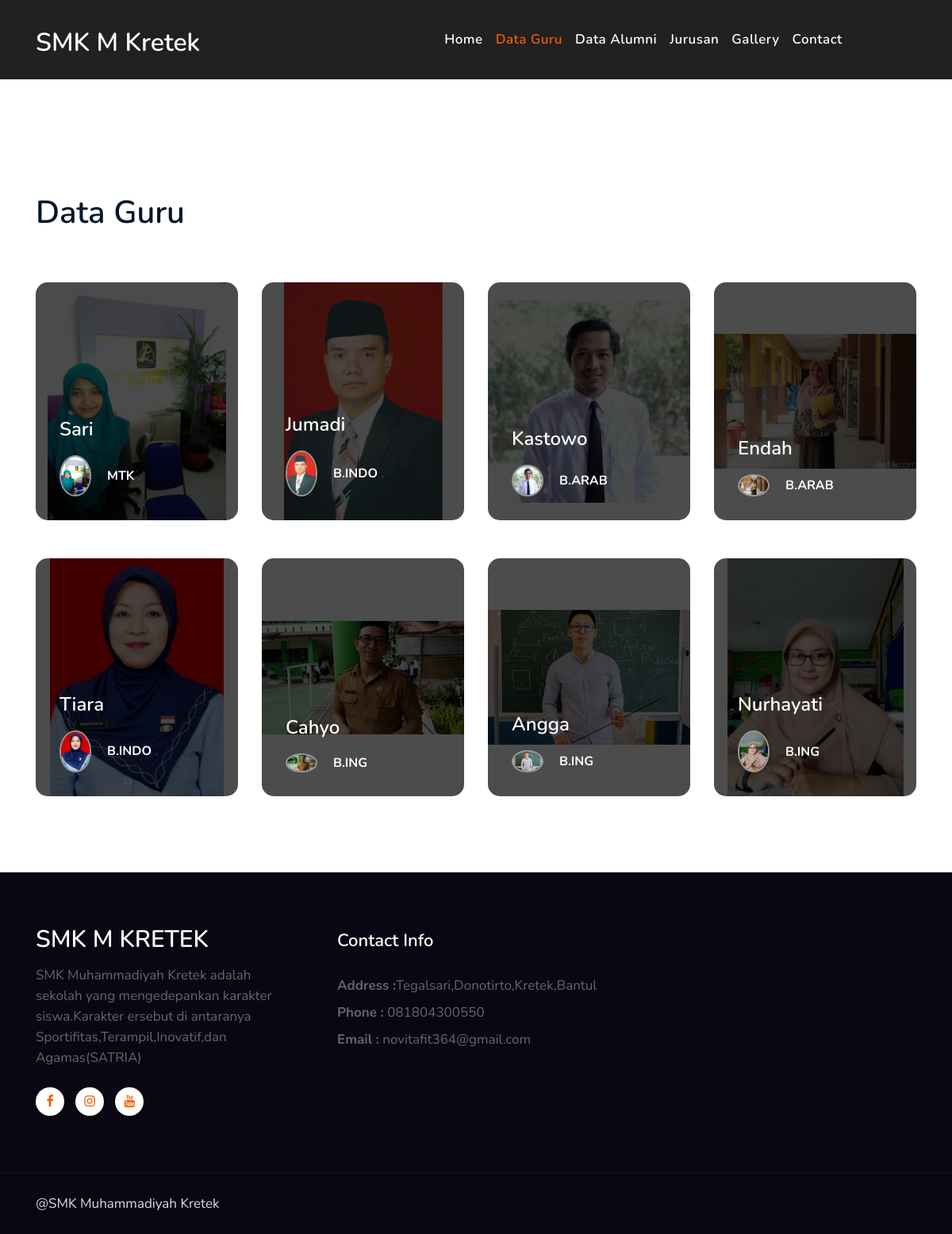
Before: /index.php/front/dataguru with the older database file.
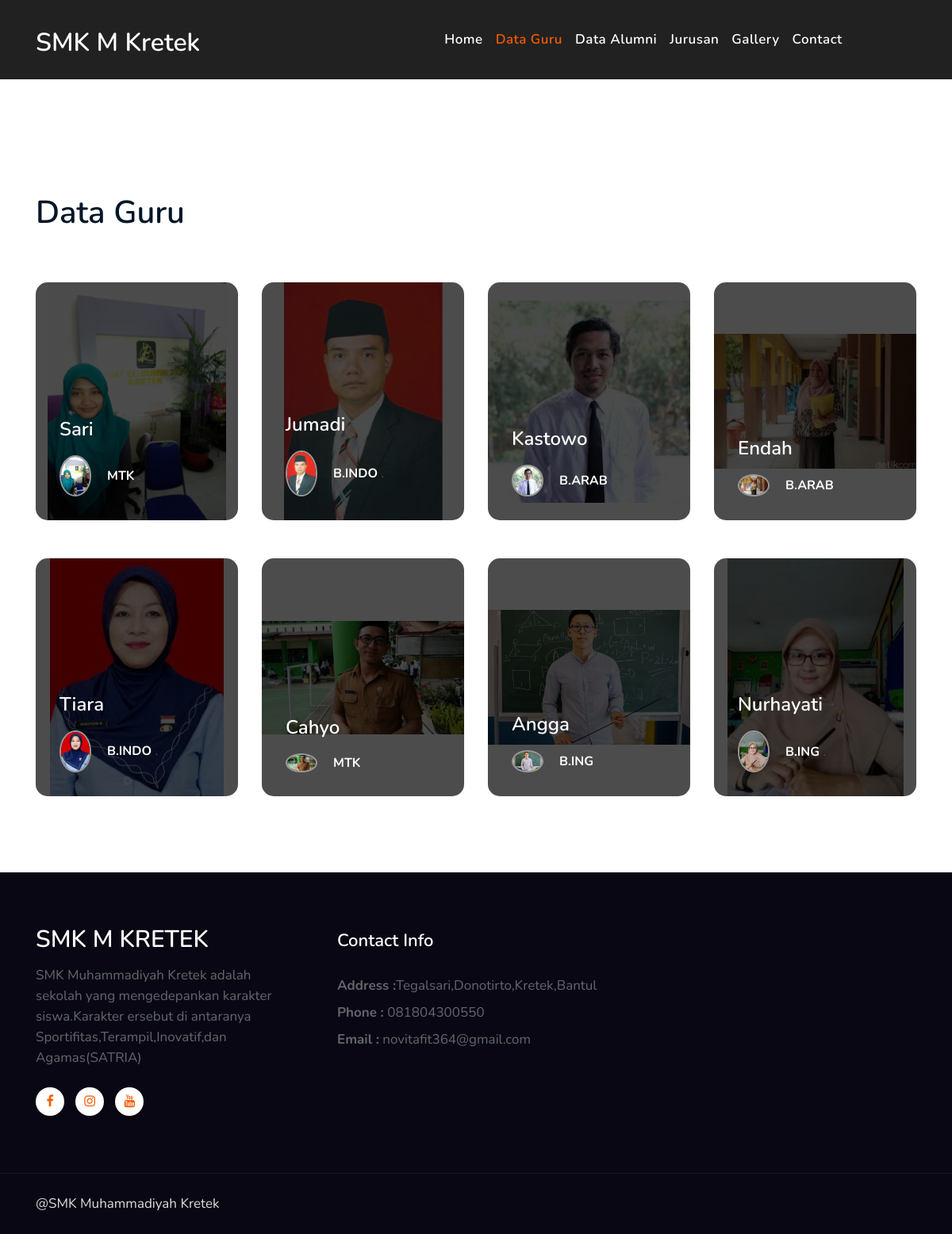
After: the same page with the newer database file.
### tables this page shows
CREATE TABLE `guru` (
  `nip` varchar(50) NOT NULL,
  `nama` varchar(50) NOT NULL,
  `tempat` text NOT NULL,
  `tanggal_lahir` date NOT NULL,
  `mapel` varchar(50) NOT NULL,
  `alamat` text NOT NULL,
  `jk` enum('L','P') NOT NULL,
  `status_kepegawaian` text NOT NULL,
  `passfoto` varchar(50) NOT NULL
);

CREATE TABLE `contact` (
  `id_contact` int(11) NOT NULL,
  `alamat` text NOT NULL,
  `telepon` varchar(13) NOT NULL,
  `email` text NOT NULL
);

### application/controllers/front/DataGuru.php (called while the page is built)
<?php
class DataGuru extends CI_Controller
{
    public function index()
    {
        $dataGuru['data_guru'] = $this->GuruModel->select_all_guru();
        $dataGuru['active'] = "guru";
        $data['header'] = $this->load->view('front/partial/header',$dataGuru,true);
        $data['page'] = $this->load->view('front/pages/data_guru',$dataGuru,true);
        $data['title'] = "Data Guru";
        $data['contact'] =$this->ContactModel->select_row_contact();
        $this->load->view('front/partial/template',$data);
    }
}
?>

### index.php (called while the page is built, shortened)
<?php
require_once BASEPATH.'core/CodeIgniter.php';

### application/models/GuruModel.php (called while the page is built, shortened)
<?php
class GuruModel extends CI_Model
{
    public function select_all_guru()
    {
        $this->db->select('*');
        $this->db->from('guru');
        $query = $this->db->get();
        return $query->result();
    }
}
?>

### application/models/ContactModel.php (called while the page is built, shortened)
<?php
class ContactModel extends CI_Model
{
    public function select_row_contact()
    {
        $this->db->select('*');
        $this->db->from('contact');
        $query = $this->db->get();
        return $query->row();
    }
}
?>

### application/views/front/pages/data_guru.php (the view)
<div style="background:#212121;width:100%;height: 100px;"></div>
<div class="w3l-homeblog py-5" id="homeblog">
    <div class="container py-lg-5 py-md-4">
        <div class="header-title mb-3 mt-5">
            <h3 class="hny-title text-left">Data Guru</h3>
        </div>
        <div class="row top-pics ">
            <?php
                foreach($data_guru as $value):
            ?>
            <div class="col-lg-3 col-md-6 mt-5">
                <div style=" background: url(<?=base_url('foto/guru/') . $value->passfoto?>) no-repeat center;background-size: contain;" class="top-pic1">
                    <div class="card-body blog-details">
                        <a href="services.html" class="blog-desc"><?=$value->nama?>
                        </a>
                        <div class="author align-items-center">
                            <img src="<?=base_url('foto/guru/') . $value->passfoto?>" alt="" class="img-fluid rounded-circle">
                            <ul class="blog-meta">
                                <ul class="blog-meta">
                                    <li class="meta-item blog-lesson">
                                        <span class="meta-value"> <?=$value->mapel?> </span>.
                                    </li>
                                </ul>
                            </ul>
                        </div>
                    </div>
                </div>
            </div>
            <?php
                endforeach;
            ?>
        </div>
    </div>
</div>

### application/views/front/partial/template.php (shortened to what this page needs)
<!doctype html>
<html lang="en">
<head>
    <link rel="stylesheet" href="<?= base_url('assets/front_assets/') ?>css/style-starter.css">
    <link rel="stylesheet" href="<?=base_url('assets/front_assets/css/gallery.css')?>"/>
</head>
<body>
    <?= $this->load->view('front/partial/header', null, true); ?>
    <?= $page ?>
    <section class="w3l-footer-29-main">
        <div class="footer-29 py-5">
            <div class="container py-lg-4">
                <div class="row footer-top-29">
                    <div class="col-lg-4 col-md-6 col-sm-7 footer-list-29 footer-1 pr-lg-5">
                        <div class="footer-logo mb-3">
                            <a class="navbar-brand" href="index.html">SMK M KRETEK</a>
                        </div>
                        <p>SMK Muhammadiyah Kretek adalah sekolah yang mengedepankan karakter siswa.Karakter ersebut di antaranya Sportifitas,Terampil,Inovatif,dan Agamas(SATRIA)</p>
                        <div class="main-social-footer-29 mt-4">
                            <a href="https://www.facebook.com/smkmkretek" class="facebook"><span class="fa fa-facebook"></span></a>
                            <a href="//www.instagram.com/smkmkretek/ " class="instagram"><span class="fa fa-instagram"></span></a>
                            <a href="https://www.youtube.com/channel/UCI83h6I5aTWRWM1DRU9eHPA" class="youtube"><span class="fa fa-youtube"></span></a>
                        </div>
                    </div>
                    <div class="col-lg-4 col-md-6 col-sm-7 footer-list-29 footer-4 mt-lg-0 mt-5">
                        <h6 class="footer-title-29">Contact Info </h6>
                        <p><strong>Address :</strong><?= $contact->alamat ?></p>
                        <p class="my-2"><strong>Phone :</strong> <a href="tel:<?= $contact->telepon ?>"><?= $contact->telepon ?></a></p>
                        <p><strong>Email :</strong> <a href="<?= $contact->email ?>"><?= $contact->email ?></a></p>
                    </div>
                </div>
            </div>
        </div>
    </section>
    <section class="w3l-copyright">
        <div class="container">
            <div class="row bottom-copies">
                <p class="col-lg-8 copy-footer-29">@SMK Muhammadiyah Kretek </p>
            </div>
        </div>
    </section>
</body>
</html>

### application/views/front/partial/header.php (shortened to what this page needs)
<header id="site-header" class="fixed-top">
        <div class="container">
            <nav class="navbar navbar-expand-lg navbar-dark stroke">
                <h1><a class="navbar-brand">
                        SMK M Kretek
                    </a></h1>
                <div class="collapse navbar-collapse" id="navbarTogglerDemo02">
                    <ul class="navbar-nav mr-auto" style="margin-left:300px;">
                        <li class="nav-item <?=$active == 'home' ? 'active' : ''?>">
                            <a class="nav-link" href="<?=base_url('front/Home')?>">Home <span class="sr-only">(current)</span></a>
                        </li>
                        <li class="nav-item <?=$active == 'guru' ? 'active' : ''?>">
                            <a class="nav-link" href="<?=base_url('front/DataGuru')?>">Data Guru</a>
                        </li>
                        <li class="nav-item <?=$active == 'alumni' ? 'active' : ''?>">
                            <a class="nav-link" href="<?=base_url('front/DataAlumni')?>">Data Alumni</a>
                        </li>
                        <li class="nav-item <?=$active == 'jurusan' ? 'active' : ''?>">
                            <a class="nav-link" href="<?=base_url('front/DataJurusan')?>">Jurusan</a>
                        </li>
                        <li class="nav-item <?=$active == 'gallery' ? 'active' : ''?>">
                            <a class="nav-link" href="<?=base_url('front/Gallery')?>">Gallery</a>
                        </li>
                        <li class="nav-item <?=$active == 'contact' ? 'active' : ''?>">
                            <a class="nav-link" href="<?=base_url('front/DataContact')?>">Contact</a>
                        </li>
                    </ul>
                </div>
            </nav>
        </div>
    </header>

### assets/front_assets/css/gallery.css (style rules this page uses)
h1 { font-size: 40pt; font-weight: 500; color: #363638; }

Changed rows visible on the page:
changed guru "Cahyo": mapel "B.ING" → "MTK"
